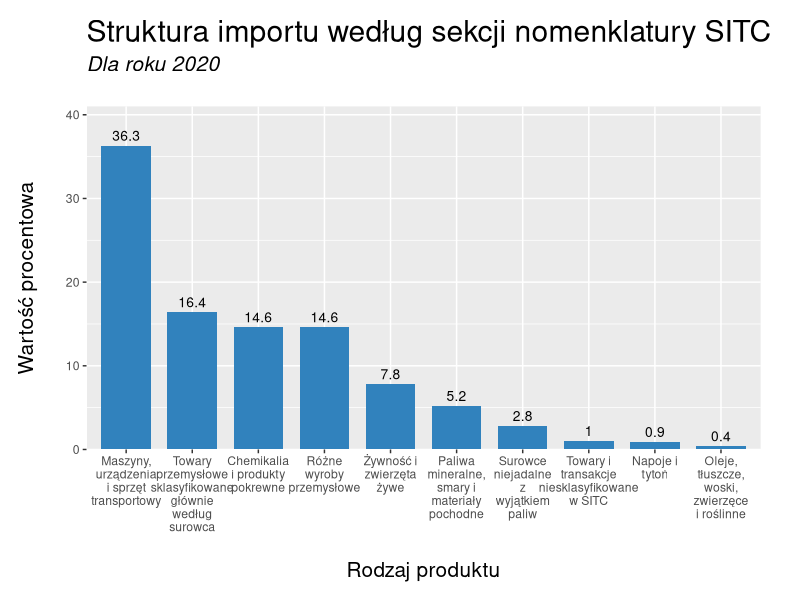
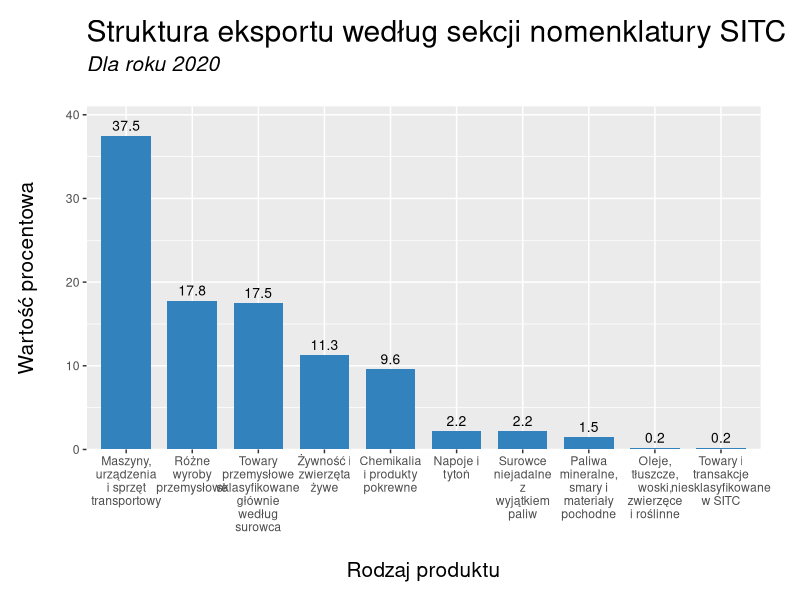

R code for these plots, in order:
library(dplyr)
library(ggplot2)
library(readxl)


# dane pochodzą z dokumentu źródłowego (podanego w raporcie)
# zostały one pobrane z tabeli bezpośrednio nad zmienianym wykresem
# i zmodyfikowane tak, aby były jak najłatwiejsze do wizualizacji

df <- read_excel("danedane.xlsx")


ggplot(df, aes(x = reorder(Rodzaj, -Import), y=Import)) +
  geom_col(fill = "#3182bd", width = 0.75) +
  geom_text(aes(label = Import), vjust = -0.5, size = 3.5) +
  scale_y_continuous(expand = c(0,0), limits = c(0,41)) +
  scale_x_discrete(labels = function(x) stringr::str_wrap(x, width = 10)) + 
  labs(title = "Struktura importu według sekcji nomenklatury SITC",
       subtitle = "Dla roku 2020\n",
       x = "Rodzaj produktu",
       y = "Wartość procentowa") +
  theme(axis.title.y = element_text(margin = margin(r = 20, l = 13),
                                    size = 15),
        axis.title.x = element_text(margin = margin(t = 20, b = 13),
                                    size = 15),
        title = element_text(size = 18),
        plot.subtitle = element_text(face = "italic", size = 15),
        plot.margin = unit(c(0.5,1,0,0), "cm"))


ggplot(df, aes(x = reorder(Rodzaj, -Eksport), y=Eksport)) +
  geom_col(fill = "#3182bd", width = 0.75) +
  geom_text(aes(label = Eksport), vjust = -0.5, size = 3.5) +
  scale_y_continuous(expand = c(0,0), limits = c(0,41)) +
  scale_x_discrete(labels = function(x) stringr::str_wrap(x, width = 10)) + 
  labs(title = "Struktura eksportu według sekcji nomenklatury SITC",
       subtitle = "Dla roku 2020\n",
       x = "Rodzaj produktu",
       y = "Wartość procentowa") +
  theme(axis.title.y = element_text(margin = margin(r = 20, l = 13),
                                    size = 15),
        axis.title.x = element_text(margin = margin(t = 20, b = 13),
                                    size = 15),
        title = element_text(size = 18),
        plot.subtitle = element_text(face = "italic", size = 15),
        plot.margin = unit(c(0.5,1,0,0), "cm"))
